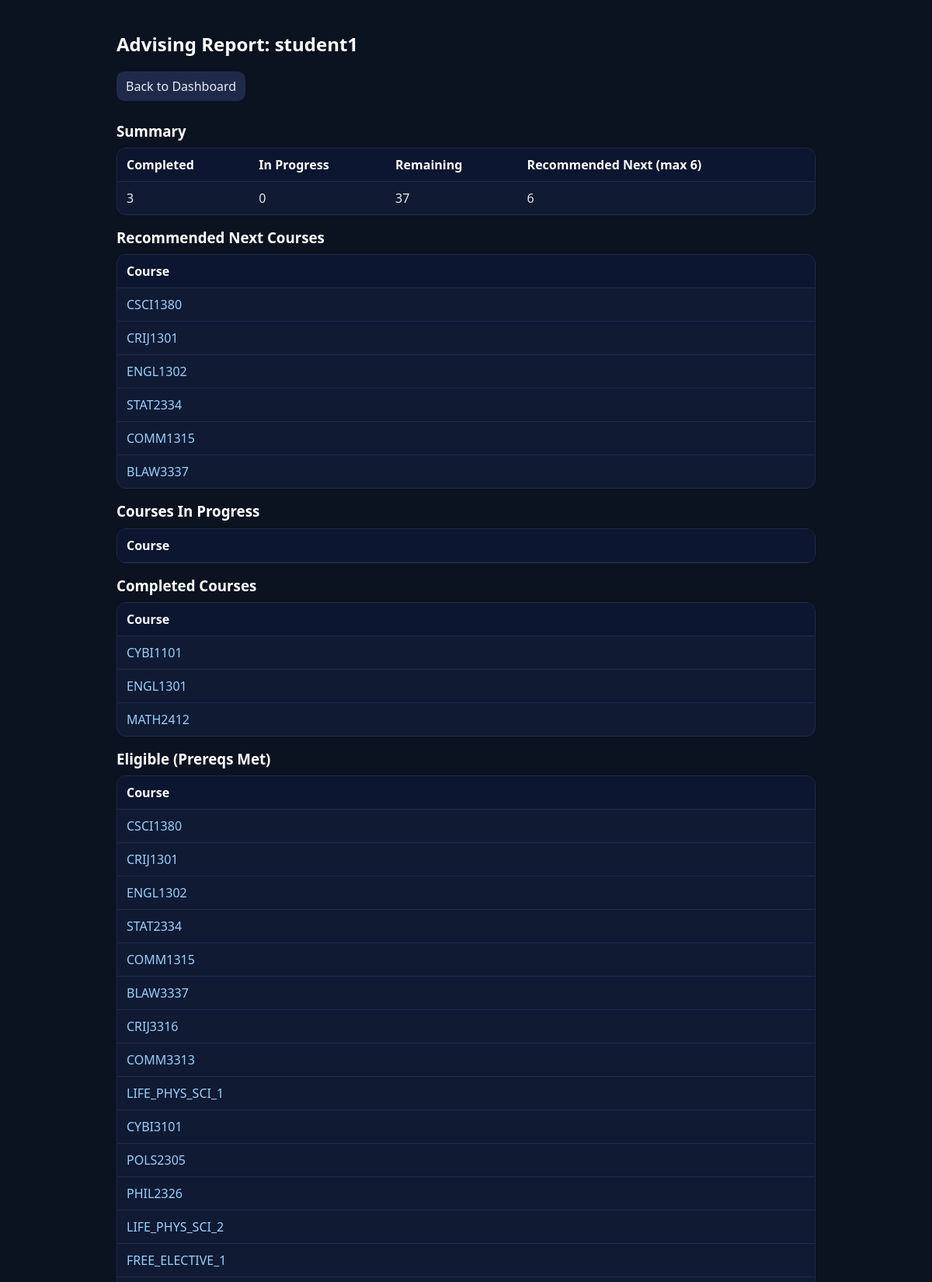
Page /report/student1 (signed in, upper part) on the committed database.
### tables this page shows
CREATE TABLE degree_plan (
              student_username TEXT NOT NULL,
              course_id TEXT NOT NULL,
              sort_order INTEGER NOT NULL,
              PRIMARY KEY (student_username, course_id),
              FOREIGN KEY(student_username) REFERENCES students(username) ON DELETE CASCADE,
              FOREIGN KEY(course_id) REFERENCES courses(course_id) ON DELETE CASCADE
            );

CREATE TABLE enrollments (
              id INTEGER PRIMARY KEY AUTOINCREMENT,
              student_username TEXT NOT NULL,
              course_id TEXT NOT NULL,
              term TEXT,
              grade TEXT,
              FOREIGN KEY(student_username) REFERENCES students(username) ON DELETE CASCADE,
              FOREIGN KEY(course_id) REFERENCES courses(course_id) ON DELETE CASCADE
            );

### app.py (the view)
@app.route("/report/<student>")
def report(student):
    if not can_access_student(student):
        return "Access Denied", 403
    db.log_audit("view_report", actor_username=session.get("user"), target_username=student)
    completed = db.get_student_completed_courses(student)
    in_progress = db.get_student_in_progress_courses(student)
    degree_plan = db.get_student_degree_plan(student)
    prereqs = db.get_prerequisites_map()
    recs = engine.generate(
        completed,
        degree_plan,
        prereqs,
        exclude=list(set(completed) | set(in_progress)),
        limit=6,
    )
    snapshot = build_requirements_snapshot(student)
    return render_template(
        "report.html",
        student=student,
        completed_courses=sorted(set(completed)),
        in_progress_courses=sorted(set(in_progress)),
        remaining_courses=[c for c in degree_plan if c not in set(completed) and c not in set(in_progress)],
        recommended_courses=recs,
        eligible_courses=snapshot["eligible_courses"],
        blocked_courses=snapshot["blocked_courses"],
        missing_prereqs=snapshot["missing_prereqs"],
    )

### app.py (called while the page is built)
def require_login():
    if "user" not in session:
        return False
    return True

def can_access_student(student_username):
    if not require_login():
        return False
    if session.get("role") == "student":
        return student_username == session.get("user")
    if session.get("role") == "faculty":
        return student_username in set(db.list_advisees(session.get("user")))
    return False

@app.after_request
def add_security_headers(resp):
    resp.headers.setdefault("X-Content-Type-Options", "nosniff")
    resp.headers.setdefault("X-Frame-Options", "DENY")
    resp.headers.setdefault("Referrer-Policy", "same-origin")
    resp.headers.setdefault(
        "Content-Security-Policy",
        "default-src 'self'; style-src 'self' 'unsafe-inline'; img-src 'self' data:;",
    )
    return resp

### db.py (called while the page is built)
def connect():
    conn = sqlite3.connect(DB_PATH)
    conn.row_factory = sqlite3.Row
    conn.execute("PRAGMA foreign_keys = ON")
    return conn

def get_student_degree_plan(student_username):
    with connect() as conn:
        rows = conn.execute(
            """
            SELECT course_id
            FROM degree_plan
            WHERE student_username = ?
            ORDER BY sort_order ASC
            """,
            (student_username,),
        ).fetchall()
        return [r["course_id"] for r in rows]

def get_student_completed_courses(student_username):
    with connect() as conn:
        rows = conn.execute(
            "SELECT course_id FROM enrollments WHERE student_username = ? AND grade IS NOT NULL",
            (student_username,),
        ).fetchall()
        return [r["course_id"] for r in rows]

def get_student_in_progress_courses(student_username):
    with connect() as conn:
        rows = conn.execute(
            "SELECT course_id FROM enrollments WHERE student_username = ? AND grade IS NULL",
            (student_username,),
        ).fetchall()
        return [r["course_id"] for r in rows]

def get_prerequisites_map():
    with connect() as conn:
        rows = conn.execute(
            "SELECT course_id, prereq_course_id FROM prerequisites ORDER BY course_id, prereq_course_id"
        ).fetchall()
    result = {}
    for r in rows:
        result.setdefault(r["course_id"], []).append(r["prereq_course_id"])
    return result

### templates/report.html (shortened to what this page needs)
<link rel="stylesheet" href="{{ url_for('static', filename='style.css') }}">
<h2>Advising Report: {{ student }}</h2>
<a class="btn" href="/dashboard">Back to Dashboard</a>
<h3>Summary</h3>
<table class="table">
    <tr>
        <th>Completed</th>
        <th>In Progress</th>
        <th>Remaining</th>
        <th>Recommended Next (max 6)</th>
    </tr>
    <tr>
        <td>{{ completed_courses|length }}</td>
        <td>{{ in_progress_courses|length }}</td>
        <td>{{ remaining_courses|length }}</td>
        <td>{{ recommended_courses|length }}</td>
    </tr>
</table>
<h3>Recommended Next Courses</h3>
<table class="table">
    <tr><th>Course</th></tr>
    {% for c in recommended_courses %}
        <tr><td><a href="/course/{{ c }}">{{ c }}</a></td></tr>
    {% endfor %}
</table>
<h3>Courses In Progress</h3>
<table class="table">
    <tr><th>Course</th></tr>
</table>
<h3>Completed Courses</h3>
<table class="table">
    <tr><th>Course</th></tr>
    {% for c in completed_courses %}
        <tr><td><a href="/course/{{ c }}">{{ c }}</a></td></tr>
    {% endfor %}
</table>
<h3>Eligible (Prereqs Met)</h3>
<table class="table">
    <tr><th>Course</th></tr>
    {% for c in eligible_courses %}
        <tr><td><a href="/course/{{ c }}">{{ c }}</a></td></tr>
    {% endfor %}
</table>

### static/style.css (style rules this page uses)
a { color:#9bd0ff;text-decoration:none }
h2,h3 { color:#ffffff;margin:16px 0 8px }
.btn { display:inline-block;margin:10px 0;padding:8px 12px;border-radius:10px;background:#1f2a4a;color:#e7eaf0 }
.table { width:100%;border-collapse:separate;border-spacing:0;background:#101a33;border:1px solid #1f2a4a;border-radius:12px;overflow:hidden }
.table th,.table td { padding:10px 12px;border-bottom:1px solid #1f2a4a;text-align:left }
.table tr:last-child td { border-bottom:0 }
.table th { background:#0c1630;color:#ffffff;font-weight:700 }

### rows in the picture
degree_plan: course "CSCI1380"
degree_plan: course "CRIJ1301"
degree_plan: course "ENGL1302"
degree_plan: course "STAT2334"
degree_plan: course "COMM1315"
degree_plan: course "BLAW3337"
enrollments: course "CYBI1101"
enrollments: course "ENGL1301"
enrollments: course "MATH2412"
degree_plan: course "CRIJ3316"
degree_plan: course "COMM3313"
degree_plan: course "LIFE_PHYS_SCI_1"
degree_plan: course "CYBI3101"
degree_plan: course "POLS2305"
degree_plan: course "PHIL2326"
degree_plan: course "LIFE_PHYS_SCI_2"
degree_plan: course "FREE_ELECTIVE_1"

### other values in the picture
{{ student }} "student1"
{{ completed_courses|length }} "3"
{{ in_progress_courses|length }} "0"
{{ remaining_courses|length }} "37"
{{ recommended_courses|length }} "6"
